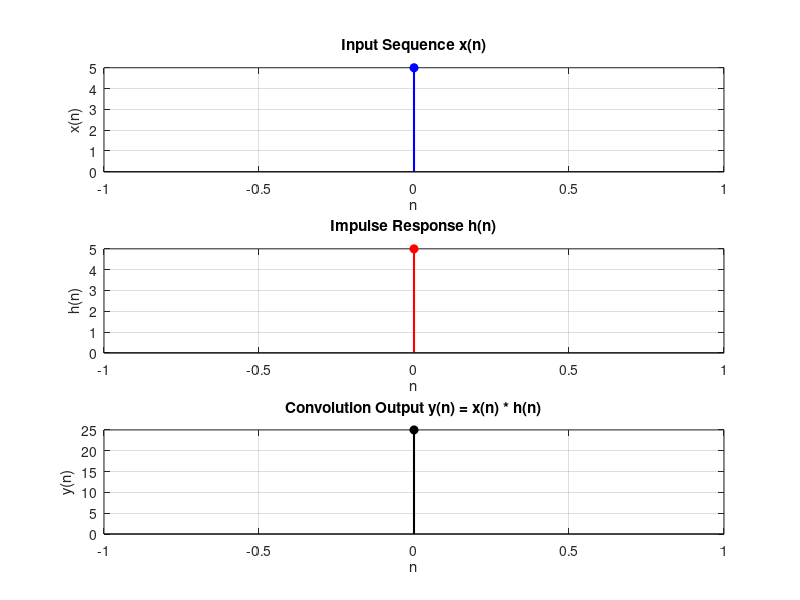

Write MATLAB code to recreate this figure.
%% Convolution of Two Sequences using For Loop
clc; clearvars; close all;

%% Output Directory Setup
output_dir = fullfile(fileparts(mfilename('fullpath')), 'outputs');
if ~exist(output_dir, 'dir')
    mkdir(output_dir);
end

%% Input sequences (supports interactive input with automated fallback)
if ~exist('x_n', 'var') || isempty(x_n)
    try
        x_n = input('Enter the first sequence x(n) [default: [1 2 3 4]]: ');
    catch
        x_n = [];
    end
    if isempty(x_n), x_n = [1, 2, 3, 4]; end
end

if ~exist('h_n', 'var') || isempty(h_n)
    try
        h_n = input('Enter the second sequence h(n) [default: [1 1 1]]: ');
    catch
        h_n = [];
    end
    if isempty(h_n), h_n = [1, 1, 1]; end
end

N1 = length(x_n);
N2 = length(h_n);
N = N1 + N2 - 1;

%% Zero padding
x_n_pad = [x_n, zeros(1, N - N1)];
h_n_pad = [h_n, zeros(1, N - N2)];
y_n = zeros(1, N);

%% Linear Convolution using Nested For Loops
for n = 1:N
    for k = 1:n
        if (n - k + 1 > 0) && (n - k + 1 <= N2)
            y_n(n) = y_n(n) + x_n_pad(k) * h_n(n - k + 1);
        end
    end
end

fprintf('Input sequence x(n): '); disp(x_n);
fprintf('Impulse response h(n): '); disp(h_n);
fprintf('Convolution output y(n) using for-loop: '); disp(y_n);

%% Plotting of the Sequences
n_axis = 0:1:N-1;
nx = 0:1:N1-1;
nh = 0:1:N2-1;

fig = figure('Name', 'Linear Convolution (For-Loop)', 'Position', [100, 100, 750, 700], 'Visible', 'off');

subplot(3,1,1);
stem(nx, x_n, 'b', 'LineWidth', 1.5, 'MarkerFaceColor', 'b');
title('Input Sequence x(n)'); 
xlabel('n'); 
ylabel('x(n)');
grid on;

subplot(3,1,2);
stem(nh, h_n, 'r', 'LineWidth', 1.5, 'MarkerFaceColor', 'r'); 
title('Impulse Response h(n)'); 
xlabel('n'); 
ylabel('h(n)');
grid on;

subplot(3,1,3);
stem(n_axis, y_n, 'k', 'LineWidth', 1.5, 'MarkerFaceColor', 'k'); 
title('Convolution Output y(n) = x(n) * h(n)'); 
xlabel('n'); 
ylabel('y(n)');
grid on;

saveas(fig, fullfile(output_dir, 'convolution_linear_for_loop.png'));
close(fig);
fprintf('Saved figure to %s\n', fullfile(output_dir, 'convolution_linear_for_loop.png'));
